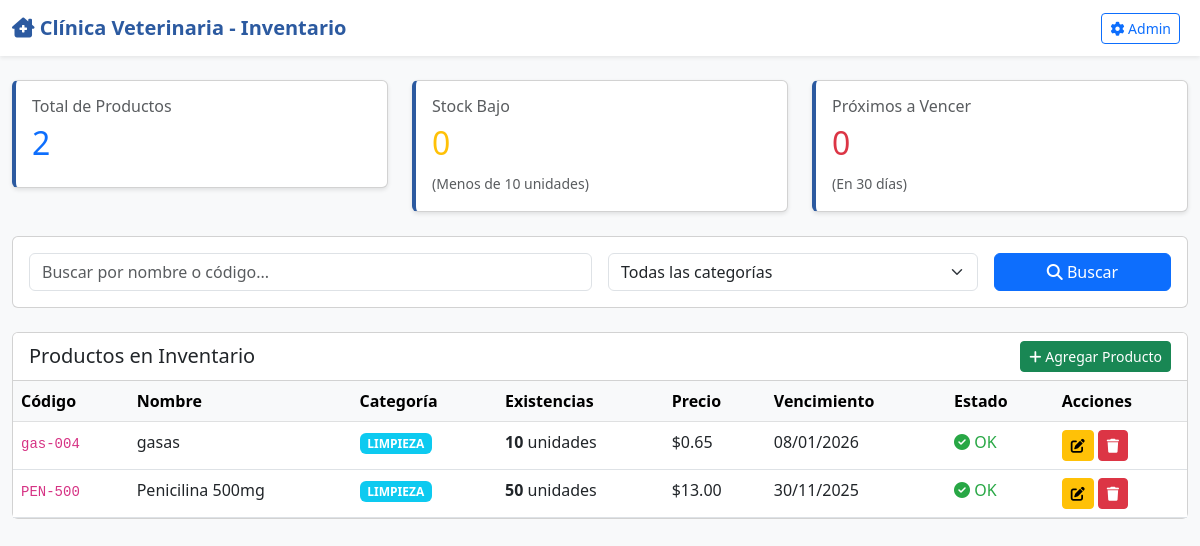
Before: /api/productos/ with the older database file.
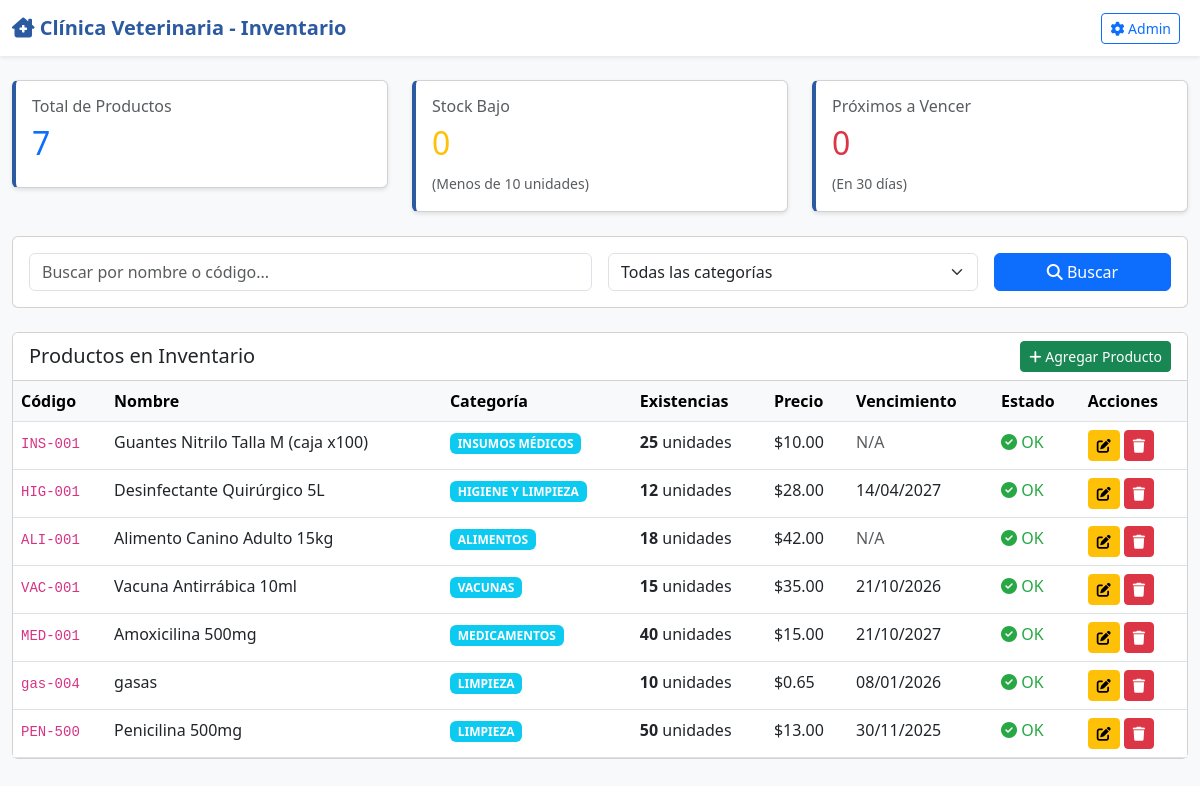
After: the same page with the newer database file.
### inventario/models.py (models this page shows, shortened)
class Producto(models.Model):
    nombre = models.CharField(max_length=200)
    codigo = models.CharField(max_length=50, unique=True)
    categoria = models.ForeignKey(Categoria, on_delete=models.CASCADE)
    descripcion = models.TextField(blank=True)
    precio_costo = models.DecimalField(max_digits=10, decimal_places=2)
    precio_venta = models.DecimalField(max_digits=10, decimal_places=2)
    stock = models.IntegerField(default=0)
    stock_minimo = models.IntegerField(default=5)
    fecha_vencimiento = models.DateField(null=True, blank=True)
    imagen = models.ImageField(upload_to='productos/', null=True, blank=True)
    activo = models.BooleanField(default=True)
    fecha_creacion = models.DateTimeField(auto_now_add=True)
    fecha_actualizacion = models.DateTimeField(auto_now=True)
    class Meta:
        ordering = ['-fecha_creacion']

class Categoria(models.Model):
    nombre = models.CharField(max_length=100, unique=True)
    descripcion = models.TextField(blank=True)
    class Meta:
        ordering = ['nombre']

### inventario/views.py (the view)
# urls.py: path('productos/', productos_lista, name='productos-lista'),
def productos_lista(request):
    from datetime import datetime, timedelta
    productos = Producto.objects.select_related('categoria').all()
    busqueda = request.GET.get('busqueda', '')
    categoria_id = request.GET.get('categoria', '')
    if busqueda:
        productos = productos.filter(
            models.Q(nombre__icontains=busqueda) |
            models.Q(codigo__icontains=busqueda)
        )
    if categoria_id:
        productos = productos.filter(categoria_id=categoria_id)
    total_productos = productos.count()
    stock_bajo = productos.filter(stock__lte=models.F('stock_minimo')).count()
    fecha_limite = datetime.now().date() + timedelta(days=30)
    proximamente_vencen = productos.filter(
        fecha_vencimiento__isnull=False,
        fecha_vencimiento__lte=fecha_limite,
        fecha_vencimiento__gte=datetime.now().date()
    ).count()
    categorias = Categoria.objects.all()
    context = {
        'productos': productos,
        'total_productos': total_productos,
        'stock_bajo': stock_bajo,
        'proximamente_vencen': proximamente_vencen,
        'categorias': categorias,
        'categoria_seleccionada': int(categoria_id) if categoria_id else None,
        'dias_limite': fecha_limite,
    }
    return render(request, 'inventario/productos_lista.html', context)

### inventario/templates/inventario/productos_lista.html (shortened to what this page needs)
{% load static %}
<!DOCTYPE html>
<html lang="es">
<head>
    <link href="https://cdn.jsdelivr.net/npm/bootstrap@5.3.0/dist/css/bootstrap.min.css" rel="stylesheet">
    <link href="https://cdnjs.cloudflare.com/ajax/libs/font-awesome/6.4.0/css/all.min.css" rel="stylesheet">
</head>
<body>
    <nav class="navbar navbar-expand-lg navbar-light bg-white shadow-sm">
        <div class="container-fluid">
            <span class="navbar-brand">
                <i class="fas fa-clinic-medical"></i> Clínica Veterinaria - Inventario
            </span>
            <div class="ms-auto">
                <a href="/admin/" class="btn btn-sm btn-outline-primary me-2">
                    <i class="fas fa-cog"></i> Admin
                </a>
            </div>
        </div>
    </nav>
    <div class="container-fluid py-4">
        <div class="row mb-4">
            <div class="col-md-4">
                <div class="card card-stat">
                    <div class="card-body">
                        <h6 class="card-title text-muted">Total de Productos</h6>
                        <h2 class="text-primary">{{ total_productos }}</h2>
                    </div>
                </div>
            </div>
            <div class="col-md-4">
                <div class="card card-stat">
                    <div class="card-body">
                        <h6 class="card-title text-muted">Stock Bajo</h6>
                        <h2 class="text-warning">{{ stock_bajo }}</h2>
                        <small class="text-muted">(Menos de 10 unidades)</small>
                    </div>
                </div>
            </div>
            <div class="col-md-4">
                <div class="card card-stat">
                    <div class="card-body">
                        <h6 class="card-title text-muted">Próximos a Vencer</h6>
                        <h2 class="text-danger">{{ proximamente_vencen }}</h2>
                        <small class="text-muted">(En 30 días)</small>
                    </div>
                </div>
            </div>
        </div>
        <div class="card mb-4">
            <div class="card-body">
                <form method="get" class="row g-3">
                    <div class="col-md-6">
                        <input type="text" name="busqueda" class="form-control"
                               placeholder="Buscar por nombre o código..."
                               value="{{ request.GET.busqueda }}">
                    </div>
                    <div class="col-md-4">
                        <select name="categoria" class="form-select">
                            <option value="">Todas las categorías</option>
                        </select>
                    </div>
                    <div class="col-md-2">
                        <button type="submit" class="btn btn-primary w-100">
                            <i class="fas fa-search"></i> Buscar
                        </button>
                    </div>
                </form>
            </div>
        </div>
        <div class="card">
            <div class="card-header bg-white d-flex justify-content-between align-items-center">
                <h5 class="mb-0">Productos en Inventario</h5>
                <a href="/admin/inventario/producto/add/" class="btn btn-sm btn-success">
                    <i class="fas fa-plus"></i> Agregar Producto
                </a>
            </div>
            <div class="table-responsive">
                <table class="table table-hover mb-0">
                    <thead class="table-light">
                        <tr>
                            <th>Código</th>
                            <th>Nombre</th>
                            <th>Categoría</th>
                            <th>Existencias</th>
                            <th>Precio</th>
                            <th>Vencimiento</th>
                            <th>Estado</th>
                            <th>Acciones</th>
                        </tr>
                    </thead>
                    <tbody>
                        {% for producto in productos %}
                        <tr>
                            <td><code>{{ producto.codigo }}</code></td>
                            <td>{{ producto.nombre }}</td>
                            <td><span class="badge bg-info">{{ producto.categoria.nombre }}</span></td>
                            <td>
                                {% if producto.stock <= producto.stock_minimo %}
                                    <span class="badge badge-bajo">{{ producto.stock }} unidades</span>
                                {% else %}
                                    <strong>{{ producto.stock }}</strong> unidades
                                {% endif %}
                            </td>
                            <td>${{ producto.precio_venta }}</td>
                            <td>
                                {% if producto.fecha_vencimiento %}
                                    {{ producto.fecha_vencimiento|date:"d/m/Y" }}
                                {% else %}
                                    <span class="text-muted">N/A</span>
                                {% endif %}
                            </td>
                            <td>
                                {% if producto.fecha_vencimiento %}
                                    {% now "Y-m-d" as today %}
                                    {% if producto.fecha_vencimiento|date:"Y-m-d" < today %}
                                        <span class="estado-vencido">
                                            <i class="fas fa-times-circle"></i> Vencido
                                        </span>
                                    {% elif producto.fecha_vencimiento|date:"Y-m-d" <= dias_limite %}
                                        <span class="estado-proximo">
                                            <i class="fas fa-exclamation-triangle"></i> Próx. Vencer
                                        </span>
                                    {% else %}
                                        <span class="estado-ok">
                                            <i class="fas fa-check-circle"></i> OK
                                        </span>
                                    {% endif %}
                                {% else %}
                                    <span class="estado-ok">
                                        <i class="fas fa-check-circle"></i> OK
                                    </span>
                                {% endif %}
                            </td>
                            <td>
                                <a href="/admin/inventario/producto/{{ producto.id }}/change/"
                                   class="btn btn-sm btn-warning" title="Editar">
                                    <i class="fas fa-edit"></i>
                                </a>
                                <a href="/admin/inventario/producto/{{ producto.id }}/delete/"
                                   class="btn btn-sm btn-danger" title="Eliminar">
                                    <i class="fas fa-trash"></i>
                                </a>
                            </td>
                        </tr>
                        {% empty %}
                        <tr>
                            <td colspan="8" class="text-center text-muted py-4">
                                No hay productos registrados
                            </td>
                        </tr>
                        {% endfor %}
                    </tbody>
                </table>
            </div>
        </div>
    </div>
</body>
</html>

### inventario/templates/inventario/productos_lista.html (style rules this page uses)
body { background-color: #f8f9fa; }
.navbar-brand { font-weight: bold; color: #2c5aa0 !important; }
.card-stat { border-left: 4px solid #2c5aa0; box-shadow: 0 2px 4px rgba(0,0,0,0.1); }
.estado-ok { color: #28a745; }

Changed rows visible on the page:
added Producto: codigo "INS-001", nombre "Guantes Nitrilo Talla M (caja x100)", categoria.nombre "INSUMOS MÉDICOS", stock "25", precio_venta "10.00", shows "N/A", shows "OK"
added Producto: codigo "HIG-001", nombre "Desinfectante Quirúrgico 5L", categoria.nombre "HIGIENE Y LIMPIEZA", stock "12", precio_venta "28.00", fecha_vencimiento "14/04/2027", shows "OK"
added Producto: codigo "ALI-001", nombre "Alimento Canino Adulto 15kg", categoria.nombre "ALIMENTOS", stock "18", precio_venta "42.00", shows "N/A", shows "OK"
added Producto: codigo "VAC-001", nombre "Vacuna Antirrábica 10ml", categoria.nombre "VACUNAS", stock "15", precio_venta "35.00", fecha_vencimiento "21/10/2026", shows "OK"
added Producto: codigo "MED-001", nombre "Amoxicilina 500mg", categoria.nombre "MEDICAMENTOS", stock "40", precio_venta "15.00", fecha_vencimiento "21/10/2027", shows "OK"
Other visible differences:
{{ total_productos }}: "2" → "7"
